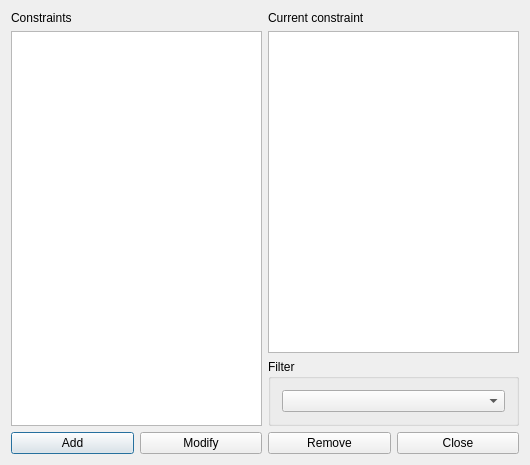
<?xml version="1.0" encoding="UTF-8"?>
<ui version="4.0">
 <class>ConstraintTeacherMorningIntervalMaxDaysPerWeekForm_template</class>
 <widget class="QDialog" name="ConstraintTeacherMorningIntervalMaxDaysPerWeekForm_template">
  <property name="geometry">
   <rect>
    <x>0</x>
    <y>0</y>
    <width>530</width>
    <height>465</height>
   </rect>
  </property>
  <property name="windowTitle">
   <string extracomment="This is the title of the dialog to see the list of all constraints of this type">Constraints teacher morning interval max days per week</string>
  </property>
  <layout class="QGridLayout" name="gridLayout_2">
   <item row="0" column="0" rowspan="2">
    <layout class="QVBoxLayout" name="verticalLayout_2">
     <item>
      <widget class="QLabel" name="constraintsTextLabel">
       <property name="frameShape">
        <enum>QFrame::NoFrame</enum>
       </property>
       <property name="frameShadow">
        <enum>QFrame::Plain</enum>
       </property>
       <property name="text">
        <string>Constraints</string>
       </property>
       <property name="wordWrap">
        <bool>false</bool>
       </property>
      </widget>
     </item>
     <item>
      <widget class="QListWidget" name="constraintsListWidget"/>
     </item>
    </layout>
   </item>
   <item row="0" column="1">
    <layout class="QVBoxLayout" name="verticalLayout">
     <item>
      <widget class="QLabel" name="currentConstraintTextLabel">
       <property name="text">
        <string>Current constraint</string>
       </property>
       <property name="wordWrap">
        <bool>false</bool>
       </property>
      </widget>
     </item>
     <item>
      <widget class="QPlainTextEdit" name="currentConstraintTextEdit"/>
     </item>
    </layout>
   </item>
   <item row="1" column="1">
    <widget class="QGroupBox" name="filterGroupBox">
     <property name="title">
      <string>Filter</string>
     </property>
     <layout class="QGridLayout" name="gridLayout">
      <item row="0" column="0">
       <widget class="QComboBox" name="teachersComboBox"/>
      </item>
     </layout>
    </widget>
   </item>
   <item row="2" column="0" colspan="2">
    <layout class="QHBoxLayout" name="horizontalLayout">
     <item>
      <widget class="QPushButton" name="addConstraintPushButton">
       <property name="text">
        <string>Add</string>
       </property>
      </widget>
     </item>
     <item>
      <widget class="QPushButton" name="modifyConstraintPushButton">
       <property name="text">
        <string>Modify</string>
       </property>
      </widget>
     </item>
     <item>
      <widget class="QPushButton" name="removeConstraintPushButton">
       <property name="text">
        <string>Remove</string>
       </property>
      </widget>
     </item>
     <item>
      <widget class="QPushButton" name="closePushButton">
       <property name="text">
        <string>Close</string>
       </property>
      </widget>
     </item>
    </layout>
   </item>
  </layout>
 </widget>
 <layoutdefault spacing="6" margin="11"/>
 <resources/>
 <connections/>
</ui>
